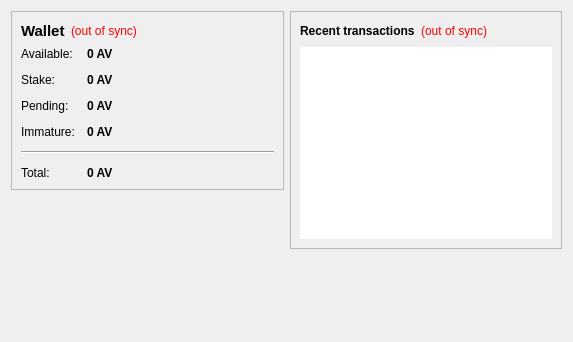
<?xml version="1.0" encoding="UTF-8"?>
<ui version="4.0">
 <class>OverviewPage</class>
 <widget class="QWidget" name="OverviewPage">
  <property name="geometry">
   <rect>
    <x>0</x>
    <y>0</y>
    <width>573</width>
    <height>342</height>
   </rect>
  </property>
  <property name="windowTitle">
   <string>Form</string>
  </property>
  <property name="styleSheet">
   <string notr="true">color: rgb(0, 0, 0);</string>
  </property>
  <layout class="QHBoxLayout" name="horizontalLayout" stretch="1,1">
   <item>
    <layout class="QVBoxLayout" name="verticalLayout_2">
     <item>
      <widget class="QFrame" name="frame">
       <property name="frameShape">
        <enum>QFrame::StyledPanel</enum>
       </property>
       <property name="frameShadow">
        <enum>QFrame::Raised</enum>
       </property>
       <layout class="QVBoxLayout" name="verticalLayout_4">
        <item>
         <layout class="QHBoxLayout" name="horizontalLayout_4">
          <item>
           <widget class="QLabel" name="label_5">
            <property name="font">
             <font>
              <pointsize>11</pointsize>
              <weight>75</weight>
              <bold>true</bold>
             </font>
            </property>
            <property name="text">
             <string>Wallet</string>
            </property>
           </widget>
          </item>
          <item>
           <widget class="QLabel" name="labelWalletStatus">
            <property name="toolTip">
             <string>The displayed information may be out of date. Your wallet automatically synchronizes with the Avatarcoin network after a connection is established, but this process has not completed yet.</string>
            </property>
            <property name="styleSheet">
             <string notr="true">QLabel { color: red; }</string>
            </property>
            <property name="text">
             <string notr="true">(out of sync)</string>
            </property>
            <property name="alignment">
             <set>Qt::AlignLeading|Qt::AlignLeft|Qt::AlignVCenter</set>
            </property>
           </widget>
          </item>
          <item>
           <spacer name="horizontalSpacer_2">
            <property name="orientation">
             <enum>Qt::Horizontal</enum>
            </property>
            <property name="sizeHint" stdset="0">
             <size>
              <width>40</width>
              <height>20</height>
             </size>
            </property>
           </spacer>
          </item>
         </layout>
        </item>
        <item>
         <layout class="QFormLayout" name="formLayout_2">
          <property name="fieldGrowthPolicy">
           <enum>QFormLayout::AllNonFixedFieldsGrow</enum>
          </property>
          <property name="horizontalSpacing">
           <number>12</number>
          </property>
          <property name="verticalSpacing">
           <number>12</number>
          </property>
          <item row="0" column="0">
           <widget class="QLabel" name="label">
            <property name="text">
             <string>Available:</string>
            </property>
           </widget>
          </item>
          <item row="0" column="1">
           <widget class="QLabel" name="labelBalance">
            <property name="font">
             <font>
              <weight>75</weight>
              <bold>true</bold>
             </font>
            </property>
            <property name="cursor">
             <cursorShape>IBeamCursor</cursorShape>
            </property>
            <property name="toolTip">
             <string>Your current spendable balance</string>
            </property>
            <property name="text">
             <string notr="true">0 AV</string>
            </property>
            <property name="textInteractionFlags">
             <set>Qt::LinksAccessibleByMouse|Qt::TextSelectableByKeyboard|Qt::TextSelectableByMouse</set>
            </property>
           </widget>
          </item>
          <item row="1" column="0">
           <widget class="QLabel" name="label_6">
            <property name="text">
             <string>Stake:</string>
            </property>
           </widget>
          </item>
          <item row="1" column="1">
           <widget class="QLabel" name="labelStake">
            <property name="font">
             <font>
              <weight>75</weight>
              <bold>true</bold>
             </font>
            </property>
            <property name="cursor">
             <cursorShape>IBeamCursor</cursorShape>
            </property>
            <property name="toolTip">
             <string>Total of coins that was staked, and do not yet count toward the current balance</string>
            </property>
            <property name="text">
             <string notr="true">0 AV</string>
            </property>
            <property name="textInteractionFlags">
             <set>Qt::LinksAccessibleByMouse|Qt::TextSelectableByKeyboard|Qt::TextSelectableByMouse</set>
            </property>
           </widget>
          </item>
          <item row="2" column="0">
           <widget class="QLabel" name="label_3">
            <property name="text">
             <string>Pending:</string>
            </property>
           </widget>
          </item>
          <item row="2" column="1">
           <widget class="QLabel" name="labelUnconfirmed">
            <property name="font">
             <font>
              <weight>75</weight>
              <bold>true</bold>
             </font>
            </property>
            <property name="cursor">
             <cursorShape>IBeamCursor</cursorShape>
            </property>
            <property name="toolTip">
             <string>Total of transactions that have yet to be confirmed, and do not yet count toward the current balance</string>
            </property>
            <property name="text">
             <string notr="true">0 AV</string>
            </property>
            <property name="textInteractionFlags">
             <set>Qt::LinksAccessibleByMouse|Qt::TextSelectableByKeyboard|Qt::TextSelectableByMouse</set>
            </property>
           </widget>
          </item>
          <item row="3" column="0">
           <widget class="QLabel" name="labelImmatureText">
            <property name="text">
             <string>Immature:</string>
            </property>
           </widget>
          </item>
          <item row="3" column="1">
           <widget class="QLabel" name="labelImmature">
            <property name="font">
             <font>
              <weight>75</weight>
              <bold>true</bold>
             </font>
            </property>
            <property name="toolTip">
             <string>Mined balance that has not yet matured</string>
            </property>
            <property name="text">
             <string notr="true">0 AV</string>
            </property>
            <property name="textInteractionFlags">
             <set>Qt::LinksAccessibleByMouse|Qt::TextSelectableByKeyboard|Qt::TextSelectableByMouse</set>
            </property>
           </widget>
          </item>
          <item row="4" column="0" colspan="2">
           <widget class="Line" name="line">
            <property name="orientation">
             <enum>Qt::Horizontal</enum>
            </property>
           </widget>
          </item>
          <item row="5" column="0">
           <widget class="QLabel" name="labelTotalText">
            <property name="text">
             <string>Total:</string>
            </property>
           </widget>
          </item>
          <item row="5" column="1">
           <widget class="QLabel" name="labelTotal">
            <property name="font">
             <font>
              <weight>75</weight>
              <bold>true</bold>
             </font>
            </property>
            <property name="cursor">
             <cursorShape>IBeamCursor</cursorShape>
            </property>
            <property name="toolTip">
             <string>Your current total balance</string>
            </property>
            <property name="text">
             <string notr="true">0 AV</string>
            </property>
            <property name="textInteractionFlags">
             <set>Qt::LinksAccessibleByMouse|Qt::TextSelectableByKeyboard|Qt::TextSelectableByMouse</set>
            </property>
           </widget>
          </item>
         </layout>
        </item>
       </layout>
      </widget>
     </item>
     <item>
      <spacer name="verticalSpacer">
       <property name="orientation">
        <enum>Qt::Vertical</enum>
       </property>
       <property name="sizeHint" stdset="0">
        <size>
         <width>20</width>
         <height>40</height>
        </size>
       </property>
      </spacer>
     </item>
    </layout>
   </item>
   <item>
    <layout class="QVBoxLayout" name="verticalLayout_3">
     <item>
      <widget class="QFrame" name="frame_2">
       <property name="frameShape">
        <enum>QFrame::StyledPanel</enum>
       </property>
       <property name="frameShadow">
        <enum>QFrame::Raised</enum>
       </property>
       <layout class="QVBoxLayout" name="verticalLayout">
        <item>
         <layout class="QHBoxLayout" name="horizontalLayout_2">
          <item>
           <widget class="QLabel" name="label_4">
            <property name="text">
             <string>&lt;b&gt;Recent transactions&lt;/b&gt;</string>
            </property>
           </widget>
          </item>
          <item>
           <widget class="QLabel" name="labelTransactionsStatus">
            <property name="toolTip">
             <string>The displayed information may be out of date. Your wallet automatically synchronizes with the Avatarcoin network after a connection is established, but this process has not completed yet.</string>
            </property>
            <property name="styleSheet">
             <string notr="true">QLabel { color: red; }</string>
            </property>
            <property name="text">
             <string notr="true">(out of sync)</string>
            </property>
            <property name="alignment">
             <set>Qt::AlignRight|Qt::AlignTrailing|Qt::AlignVCenter</set>
            </property>
           </widget>
          </item>
          <item>
           <spacer name="horizontalSpacer">
            <property name="orientation">
             <enum>Qt::Horizontal</enum>
            </property>
            <property name="sizeHint" stdset="0">
             <size>
              <width>40</width>
              <height>20</height>
             </size>
            </property>
           </spacer>
          </item>
         </layout>
        </item>
        <item>
         <widget class="QListView" name="listTransactions">
          <property name="styleSheet">
           <string notr="true">QListView { background: transparent; }
color: rgb(0, 0, 0);</string>
          </property>
          <property name="frameShape">
           <enum>QFrame::NoFrame</enum>
          </property>
          <property name="verticalScrollBarPolicy">
           <enum>Qt::ScrollBarAlwaysOff</enum>
          </property>
          <property name="horizontalScrollBarPolicy">
           <enum>Qt::ScrollBarAlwaysOff</enum>
          </property>
          <property name="selectionMode">
           <enum>QAbstractItemView::NoSelection</enum>
          </property>
         </widget>
        </item>
       </layout>
      </widget>
     </item>
     <item>
      <spacer name="verticalSpacer_2">
       <property name="orientation">
        <enum>Qt::Vertical</enum>
       </property>
       <property name="sizeHint" stdset="0">
        <size>
         <width>20</width>
         <height>40</height>
        </size>
       </property>
      </spacer>
     </item>
    </layout>
   </item>
  </layout>
 </widget>
 <resources/>
 <connections/>
</ui>
